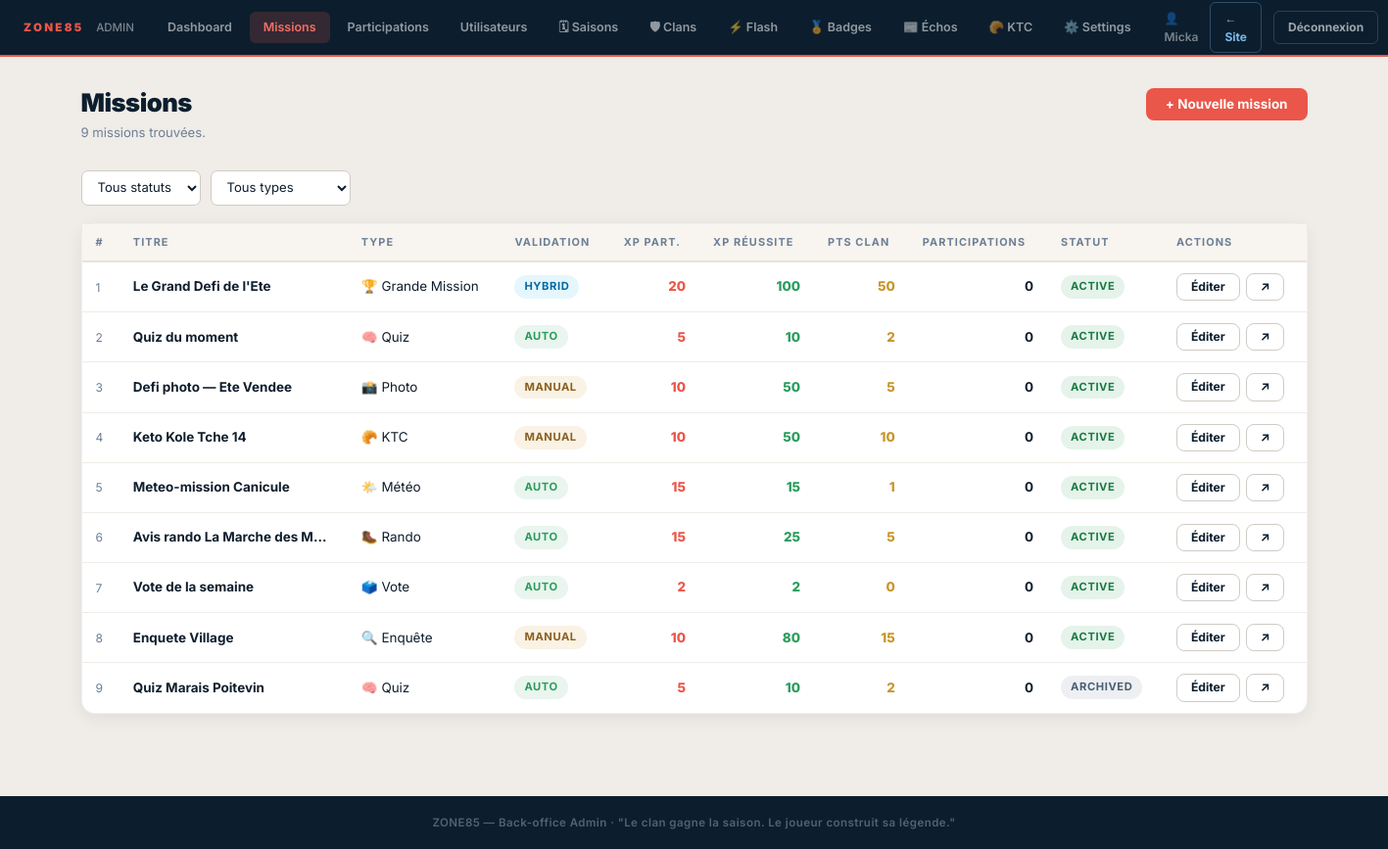
The app's page /admin/missions.php (signed in) with its own data.
### tables this page shows
CREATE TABLE `missions` (
  `id`                       int(10) UNSIGNED NOT NULL AUTO_INCREMENT,
  `game_id`                  int(10) UNSIGNED DEFAULT NULL,
  `season_id`                int(10) UNSIGNED DEFAULT NULL,
  `title`                    varchar(200) NOT NULL,
  `slug`                     varchar(200) NOT NULL,
  `mission_type`             enum('seasonal_collective','quiz','vote','photo_challenge','keto_kole_tche','rando','weather_mission','investigation','hidden_hunt','premium_game','event_flash') NOT NULL,
  `description`              text DEFAULT NULL,
  `instructions`             text DEFAULT NULL,
  `status`                   enum('draft','active','closed','archived') NOT NULL DEFAULT 'draft',
  `is_collective`            tinyint(1) DEFAULT 0,
  `validation_mode`          enum('auto','manual','hybrid') NOT NULL DEFAULT 'auto',
  `requires_answer`          tinyint(1) DEFAULT 0,
  `requires_upload`          tinyint(1) DEFAULT 0,
  `requires_vote`            tinyint(1) DEFAULT 0,
  `requires_code`            tinyint(1) DEFAULT 0,
  `xp_participation`         smallint(5) UNSIGNED DEFAULT 0,
  `xp_success`               smallint(5) UNSIGNED DEFAULT 0,
  `clan_points_participation` smallint(5) UNSIGNED DEFAULT 0,
  `clan_points_success`      smallint(5) UNSIGNED DEFAULT 0,
  `badge_reward_id`          int(10) UNSIGNED DEFAULT NULL,
  `start_date`               date DEFAULT NULL,
  `end_date`                 date DEFAULT NULL,
  `display_in_hall`          tinyint(1) DEFAULT 0,
  `flash_start_at`           datetime DEFAULT NULL,
  `flash_end_at`             datetime DEFAULT NULL,
  `xp_multiplier`            decimal(3,1) NOT NULL DEFAULT 1.0,
  `is_flash`                 tinyint(1) NOT NULL DEFAULT 0,
  `is_grande_mission`        tinyint(1) NOT NULL DEFAULT 0,
  `grande_mission_season_id` int(10) UNSIGNED DEFAULT NULL,
  `flash_badge_id`           int(10) UNSIGNED DEFAULT NULL,
  `cover_emoji`              varchar(8) NOT NULL DEFAULT '?',
  `created_at`               datetime NOT NULL DEFAULT current_timestamp(),
  `updated_at`               datetime NOT NULL DEFAULT current_timestamp() ON UPDATE current_timestamp(),
  PRIMARY KEY (`id`),
  UNIQUE KEY `uq_missions_slug` (`slug`),
  KEY `idx_missions_status` (`status`),
  KEY `idx_missions_type` (`mission_type`),
  KEY `idx_missions_flash` (`is_flash`,`flash_end_at`,`status`),
  KEY `idx_missions_grande` (`is_grande_mission`,`status`)
);

### includes/functions.php (called while the page is built, shortened)
<?php
function e(string $str): string {
    return htmlspecialchars($str, ENT_QUOTES, 'UTF-8');
}
function mission_type_label(string $type): string {
    return [
        'seasonal_collective' => 'Grande Mission',
        'quiz'                => 'Quiz',
        'vote'                => 'Vote',
        'photo_challenge'     => 'Photo',
        'keto_kole_tche'      => 'KTC',
        'rando'               => 'Rando',
        'weather_mission'     => 'Météo',
        'investigation'       => 'Enquête',
        'hidden_hunt'         => 'Chasse cachée',
        'premium_game'        => 'Jeu Premium',
    ][$type] ?? ucfirst($type);
}
function mission_type_icon(string $type): string {
    return [
        'seasonal_collective' => '🏆',
        'quiz'                => '🧠',
        'vote'                => '🗳️',
        'photo_challenge'     => '📸',
        'keto_kole_tche'      => '🥐',
        'rando'               => '🥾',
        'weather_mission'     => '🌤️',
        'investigation'       => '🔍',
        'hidden_hunt'         => '🗝️',
        'premium_game'        => '⭐',
    ][$type] ?? '📌';
}

### admin/missions.php (the view, shortened to what this page needs)
<?php
require_once '../includes/functions.php';
$filter_type   = $_GET['type']   ?? '';
$pdo      = db();
$missions = [];
if ($pdo) {
    try {
        $where  = ['1=1'];
        $params = [];
        $sql = "
            SELECT m.*,
                   (SELECT COUNT(*) FROM participations p WHERE p.mission_id = m.id) AS nb_participations
            FROM missions m
            WHERE " . implode(' AND ', $where) . "
            ORDER BY m.created_at DESC
            LIMIT 200
        ";
        $s = $pdo->prepare($sql);
        $s->execute($params);
        $missions = $s->fetchAll();
    } catch (PDOException $e) {
        error_log('[ZONE85 admin/missions] ' . $e->getMessage());
    }
}
$type_options   = [
    '' => 'Tous types',
    'seasonal_collective' => 'Grande Mission',
    'quiz'                => 'Quiz',
    'vote'                => 'Vote',
    'photo_challenge'     => 'Photo',
    'keto_kole_tche'      => 'KTC',
    'rando'               => 'Rando',
    'weather_mission'     => 'Météo',
    'investigation'       => 'Enquête',
    'hidden_hunt'         => 'Chasse cachée',
    'premium_game'        => 'Jeu Premium',
];
require_once '_admin-header.php';
?>
<div class="adm-page-header">
  <div>
    <h1 class="adm-page-title">Missions</h1>
    <p class="adm-page-sub"><?= count($missions) ?> mission<?= count($missions) > 1 ? 's' : '' ?> trouvée<?= count($missions) > 1 ? 's' : '' ?>.</p>
  </div>
  <div class="adm-page-actions">
    <a href="mission-edit.php" class="btn-adm btn-adm-primary">+ Nouvelle mission</a>
  </div>
</div>
<form method="GET" class="adm-filters" style="margin-bottom:18px">
  <select name="status" onchange="this.form.submit()">
    <option value="">Tous statuts</option>
  </select>
  <select name="type" onchange="this.form.submit()">
    <?php foreach ($type_options as $v => $l): ?>
    <option value="<?= $v ?>" <?= $filter_type === $v ? 'selected' : '' ?>><?= $l ?></option>
    <?php endforeach; ?>
  </select>
</form>
<div class="adm-card" style="padding:0">
  <?php if (empty($missions)): ?>
  <div class="adm-empty">
    <div class="adm-empty-icon">📋</div>
    <p>Aucune mission trouvée.</p>
    <a href="mission-edit.php" class="btn-adm btn-adm-primary" style="margin-top:16px">Créer la première mission</a>
  </div>
  <?php else: ?>
  <div class="adm-table-wrap">
    <table class="adm-table">
      <thead>
        <tr>
          <th>#</th>
          <th>Titre</th>
          <th>Type</th>
          <th>Validation</th>
          <th>XP part.</th>
          <th>XP réussite</th>
          <th>Pts clan</th>
          <th>Participations</th>
          <th>Statut</th>
          <th>Actions</th>
        </tr>
      </thead>
      <tbody>
        <?php foreach ($missions as $m): ?>
        <tr>
          <td style="color:#6b7f96;font-size:.75rem"><?= (int)$m['id'] ?></td>
          <td style="font-weight:700;max-width:220px">
            <div style="white-space:nowrap;overflow:hidden;text-overflow:ellipsis;max-width:220px">
              <?= e($m['title']) ?>
            </div>
          </td>
          <td><?= mission_type_icon($m['mission_type']) ?> <?= e(mission_type_label($m['mission_type'])) ?></td>
          <td><span class="adm-badge badge-<?= e($m['validation_mode']) ?>"><?= e($m['validation_mode']) ?></span></td>
          <td style="text-align:right;color:#ea5649;font-weight:800"><?= (int)$m['xp_participation'] ?></td>
          <td style="text-align:right;color:#2a9d5c;font-weight:800"><?= (int)$m['xp_success'] ?></td>
          <td style="text-align:right;color:#C9962A;font-weight:800"><?= (int)$m['clan_points_success'] ?></td>
          <td style="text-align:right;font-weight:700"><?= (int)$m['nb_participations'] ?></td>
          <td><span class="adm-badge badge-<?= e($m['status']) ?>"><?= e($m['status']) ?></span></td>
          <td>
            <div style="display:flex;gap:6px;flex-wrap:nowrap">
              <a href="mission-edit.php?id=<?= (int)$m['id'] ?>" class="btn-adm btn-adm-ghost btn-adm-sm">Éditer</a>
              <a href="../mission.php?id=<?= (int)$m['id'] ?>" class="btn-adm btn-adm-ghost btn-adm-sm" target="_blank" title="Voir sur le site">↗</a>
            </div>
          </td>
        </tr>
        <?php endforeach; ?>
      </tbody>
    </table>
  </div>
  <?php endif; ?>
</div>
<?php require_once '_admin-footer.php'; ?>

### assets/css/zone85.css (style rules this page uses)
*,*::before,*::after { box-sizing:border-box;margin:0;padding:0 }
html { scroll-behavior:smooth }
body { font-family:'Inter',sans-serif;background:var(--beige);color:var(--text);line-height:1.6;overflow-x:hidden }
a { color:inherit;text-decoration:none }
:root { --primary: #ea5649; --primary-dark: #c73d31; --primary-light:#f07066; --navy-dark: #12314e; --navy-mid: #163756; --navy-pale: #243d52; --navy-deep: #0c1e2e; --beige: #F5F1ED; --beige-light: #FAF7F4; --beige-dark: #EAE4DC; --white: #FFFFFF; --text: #1a2530; --text-mid: #3d4f5c; --text-muted: #7a8a94; --gold: #C9962A; --green: #2a9d5c; --radius-sm: 5px; --radius: 8px; --radius-lg: 12px; --shadow-sm: 0 1px 3px rgba(0,0,0,.08); --shadow-md: 0 4px 16px rgba(0,0,0,.12); --shadow-lg: 0 8px 32px rgba(0,0,0,.18); }

### admin/_admin-header.php (style rules this page uses)
*, *::before, *::after { box-sizing: border-box; }
html, body { margin: 0; padding: 0; height: 100%; }
body { font-family: 'Inter', sans-serif; background: #f0ece7; color: #0f1e2d; min-height: 100vh; }
.adm-page-header { display: flex; align-items: flex-start; justify-content: space-between; gap: 16px; margin-bottom: 28px; flex-wrap: wrap; }
.adm-page-title { font-size: 1.6rem; font-weight: 900; color: #0c1e2e; letter-spacing: -.5px; margin: 0; line-height: 1.2; }
.adm-page-sub { font-size: .82rem; color: #6b7f96; margin: 4px 0 0; }
.adm-page-actions { display: flex; gap: 10px; flex-wrap: wrap; align-items: center; }
.btn-adm { display: inline-flex; align-items: center; gap: 6px; padding: 10px 20px; border-radius: 8px; font-size: .84rem; font-weight: 700; text-decoration: none; cursor: pointer; border: none; font-family: 'Inter', sans-serif; transition: opacity .15s, transform .1s; white-space: nowrap; line-height: 1; }
.btn-adm-primary { background: #ea5649; color: #fff; }
.btn-adm-ghost { background: #fff; color: #0c1e2e; border: 1.5px solid #d0cbc5; }
.btn-adm-sm { padding: 7px 14px; font-size: .76rem; }
.adm-card { background: #fff; border-radius: 14px; box-shadow: 0 4px 18px rgba(12,30,46,.07); border: 1px solid rgba(18,49,78,.07); padding: 24px; margin-bottom: 20px; }
.adm-table-wrap { overflow-x: auto; }
table.adm-table { width: 100%; border-collapse: collapse; font-size: .84rem; }
table.adm-table th { background: #f8f4ef; text-align: left; padding: 10px 14px; font-size: .68rem; font-weight: 700; letter-spacing: .1em; text-transform: uppercase; color: #6b7f96; border-bottom: 2px solid #e8e2db; white-space: nowrap; }
table.adm-table td { padding: 11px 14px; border-bottom: 1px solid #f0ece7; vertical-align: middle; color: #0f1e2d; }
table.adm-table tr:last-child td { border-bottom: none; }
.adm-badge { display: inline-block; padding: 3px 10px; border-radius: 999px; font-size: .7rem; font-weight: 700; text-transform: uppercase; letter-spacing: .05em; }
.badge-active { background: rgba(42,157,92,.12); color: #1a7a42; }
.badge-archived { background: rgba(107,127,150,.12);color: #4a5f73; }
.badge-manual { background: rgba(201,150,42,.12); color: #8a6020; }
.badge-auto { background: rgba(42,157,92,.1); color: #2a9d5c; }
.badge-hybrid { background: rgba(14,165,233,.1); color: #0369a1; }
.adm-filters { display: flex; gap: 10px; flex-wrap: wrap; align-items: center; margin-bottom: 18px; }
.adm-filters select, .adm-filters input { padding: 8px 12px; border-radius: 7px; border: 1.5px solid #d0cbc5; font-family: 'Inter', sans-serif; font-size: .82rem; background: #fff; color: #0f1e2d; }

### records on screen
missions: id "1", title "Le Grand Defi de l'Ete", mission_type "🏆", mission_type "Grande Mission", validation_mode "HYBRID", xp_participation "20", xp_success "100", clan_points_success "50", nb_participations "0", status "ACTIVE"
missions: id "2", title "Quiz du moment", mission_type "🧠", mission_type "Quiz", validation_mode "AUTO", xp_participation "5", xp_success "10", clan_points_success "2", nb_participations "0", status "ACTIVE"
missions: id "3", title "Defi photo — Ete Vendee", mission_type "📸", mission_type "Photo", validation_mode "MANUAL", xp_participation "10", xp_success "50", clan_points_success "5", nb_participations "0", status "ACTIVE"
missions: id "4", title "Keto Kole Tche 14", mission_type "🥐", mission_type "KTC", validation_mode "MANUAL", xp_participation "10", xp_success "50", clan_points_success "10", nb_participations "0", status "ACTIVE"
missions: id "5", title "Meteo-mission Canicule", mission_type "🌤️", mission_type "Météo", validation_mode "AUTO", xp_participation "15", xp_success "15", clan_points_success "1", nb_participations "0", status "ACTIVE"
missions: id "6", title "Avis rando La Marche des M…", mission_type "🥾", mission_type "Rando", validation_mode "AUTO", xp_participation "15", xp_success "25", clan_points_success "5", nb_participations "0", status "ACTIVE"
missions: id "7", title "Vote de la semaine", mission_type "🗳️", mission_type "Vote", validation_mode "AUTO", xp_participation "2", xp_success "2", clan_points_success "0", nb_participations "0", status "ACTIVE"
missions: id "8", title "Enquete Village", mission_type "🔍", mission_type "Enquête", validation_mode "MANUAL", xp_participation "10", xp_success "80", clan_points_success "15", nb_participations "0", status "ACTIVE"
missions: id "9", title "Quiz Marais Poitevin", mission_type "🧠", mission_type "Quiz", validation_mode "AUTO", xp_participation "5", xp_success "10", clan_points_success "2", nb_participations "0", status "ARCHIVED"

### other values on screen
$_adm_user['pseudo'] "Micka"
count($missions) "9"
form field type "Tous types"
